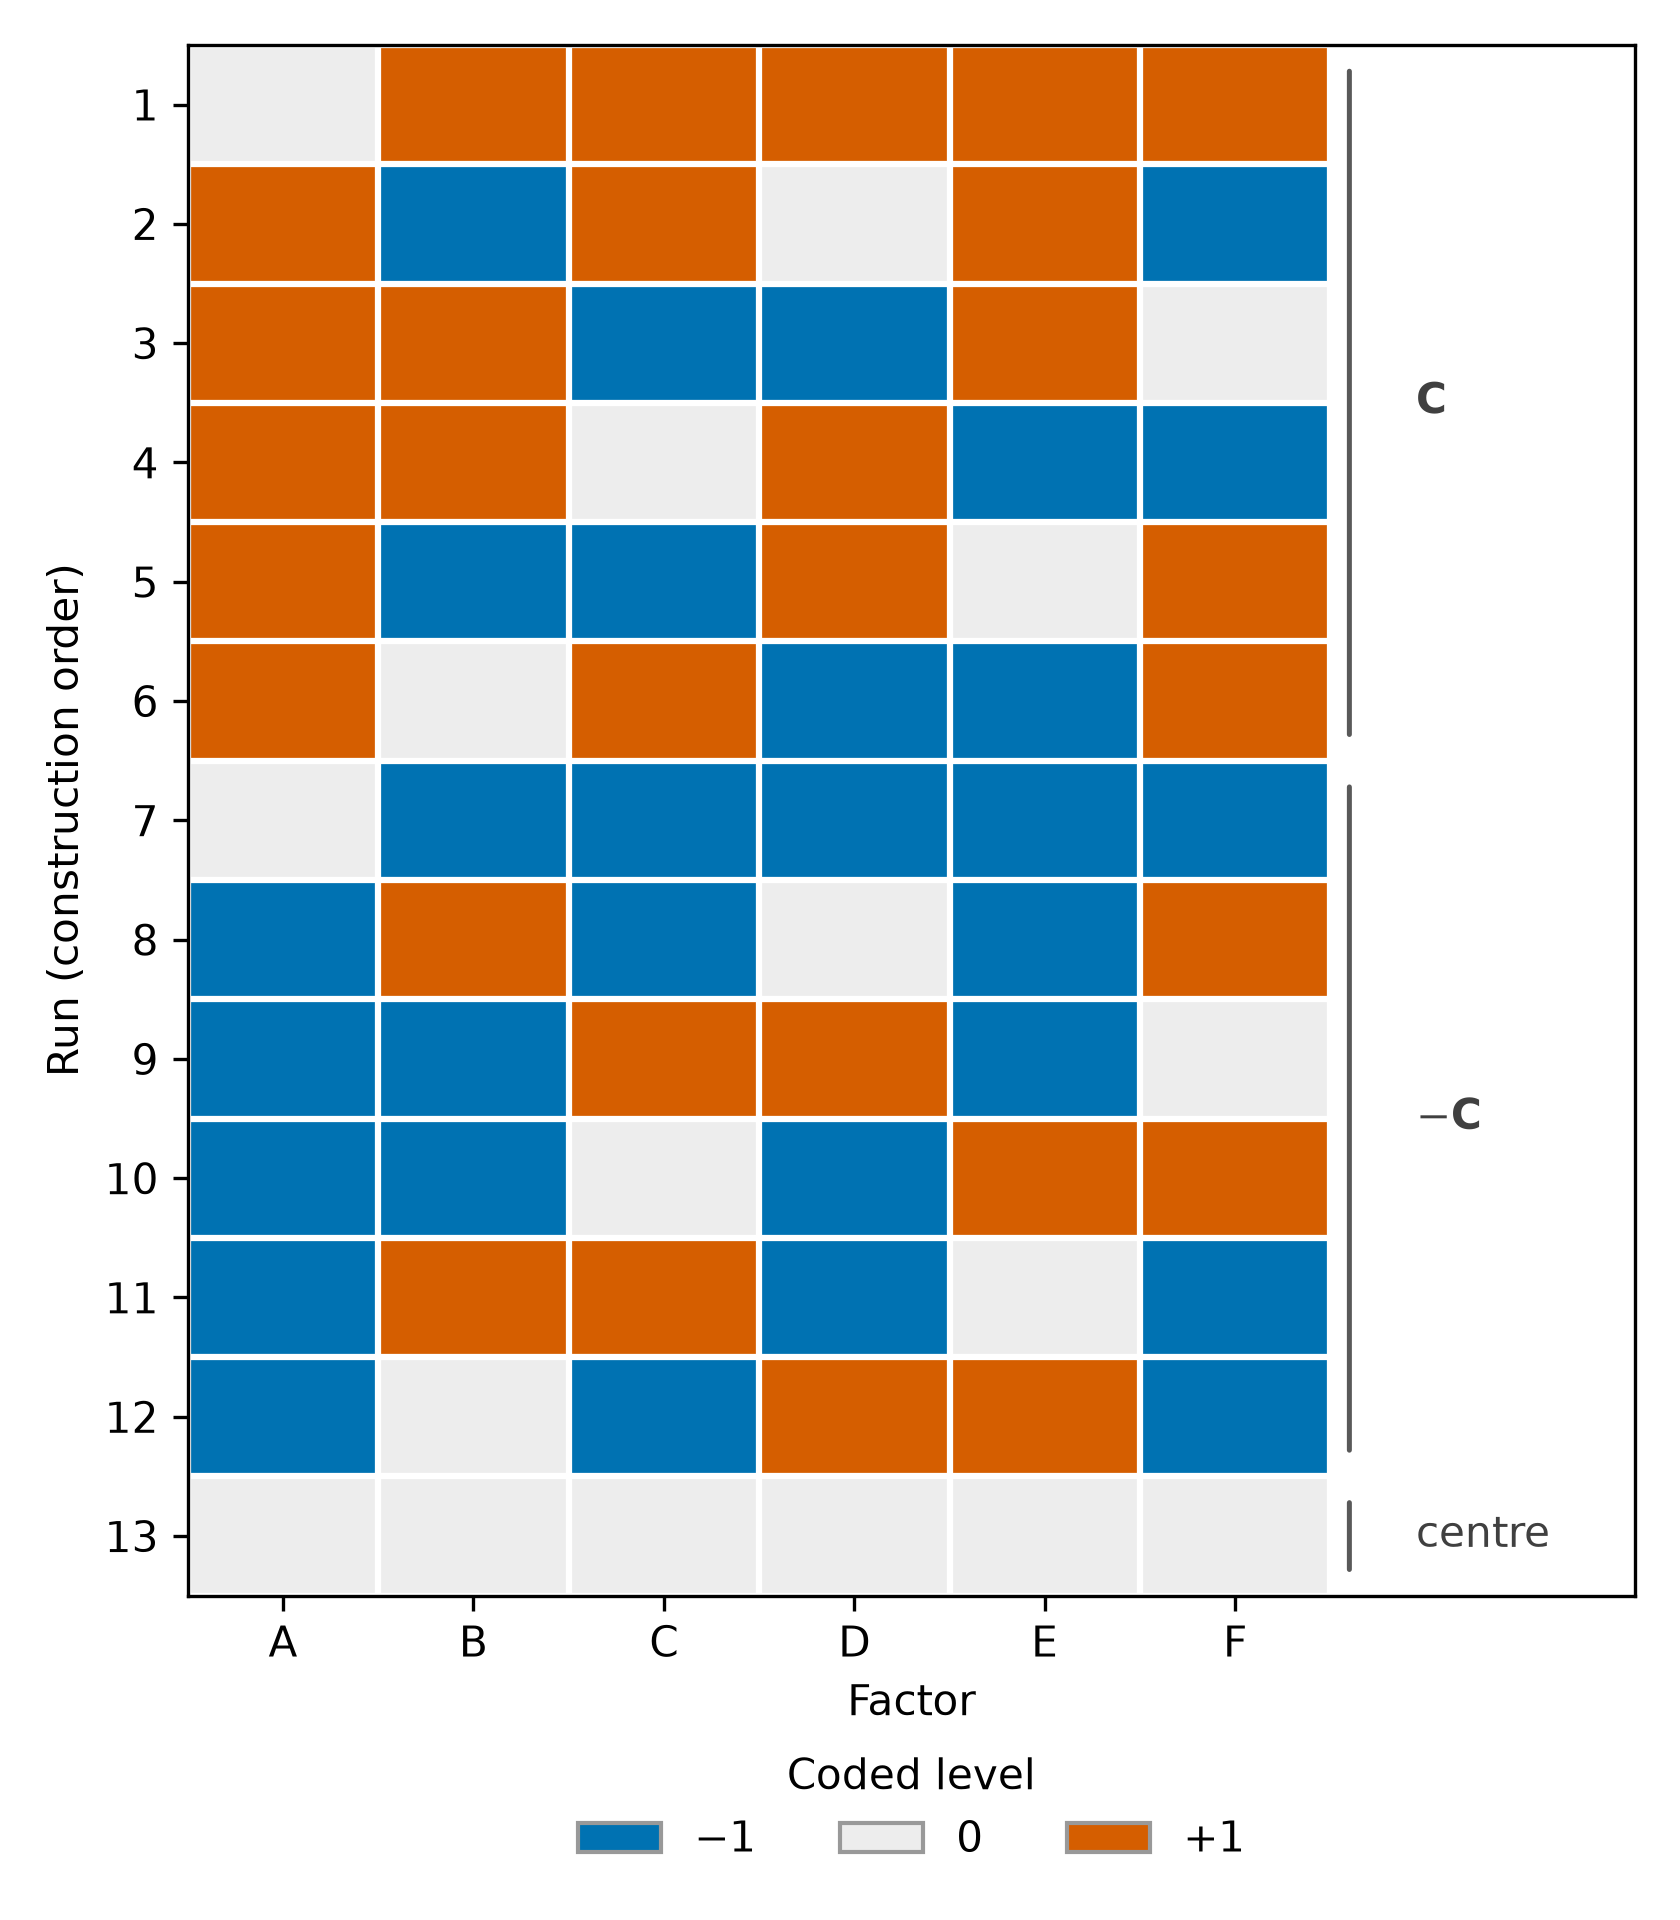

The script that saved this image:
"""Run matrix of a six-factor definitive screening design (DSD).

Illustrates the "Definitive screening designs" section of the Design and Analysis of
Experiments chapter. A six-factor DSD has 2k + 1 = 13 runs. The design is generated with
process_improve and shown in construction order [C; -C; 0]: a conference-matrix block C,
its sign-flipped mirror -C, and a single centre run of all zeros. Drawn this way the
foldover structure and the three coded levels (-1, 0, +1) of every factor are visible.

Reproducible; run from this directory to write the PNG alongside it.
"""
import numpy as np
import matplotlib.pyplot as plt
from matplotlib.colors import ListedColormap, BoundaryNorm
from matplotlib.patches import Patch
from process_improve.experiments import Factor, generate_design

# Generate the six-factor DSD (13 runs; the centre run is embedded, so center_points is
# not used here).  generate_design returns the runs in randomized execution order.
factors = [Factor(name=c, low=-1, high=1) for c in "ABCDEF"]
dsd = generate_design(factors, design_type="dsd", random_seed=42)
levels = dsd.design[dsd.factor_names].to_numpy(dtype=float)

# Reorder the runs into the construction pattern [C; -C; 0] with a transparent mirror
# pairing: the rows whose first non-zero entry is +1 form C, their negations form -C,
# and the all-zero row is the centre run.
top = [i for i, r in enumerate(levels) if r.any() and r[r != 0][0] > 0]
mirror = [next(j for j, s in enumerate(levels) if np.array_equal(s, -levels[i])) for i in top]
centre = [i for i, r in enumerate(levels) if not r.any()]
order = top + mirror + centre
matrix = levels[order]

# Three discrete colours for the coded levels -1 / 0 / +1, using the colourblind-safe
# Okabe-Ito blue / vermillion pair with a neutral grey centre.
cmap = ListedColormap(["#0072B2", "#EDEDED", "#D55E00"])
norm = BoundaryNorm([-1.5, -0.5, 0.5, 1.5], cmap.N)

fig, ax = plt.subplots(figsize=(5.6, 6.4))
ax.imshow(matrix, cmap=cmap, norm=norm, aspect="auto")

# Light grid between the cells.
ax.set_xticks(np.arange(-0.5, matrix.shape[1], 1), minor=True)
ax.set_yticks(np.arange(-0.5, matrix.shape[0], 1), minor=True)
ax.grid(which="minor", color="white", linewidth=1.5)
ax.tick_params(which="minor", length=0)

ax.set_xticks(range(matrix.shape[1]))
ax.set_xticklabels(dsd.factor_names)
ax.set_yticks(range(matrix.shape[0]))
ax.set_yticklabels(range(1, matrix.shape[0] + 1))
ax.set_xlabel("Factor")
ax.set_ylabel("Run (construction order)")

# Bracket the three blocks on the right-hand side.
k = len(top)
spans = [(0, k - 1, "$\\mathbf{C}$"),
         (k, 2 * k - 1, "$-\\mathbf{C}$"),
         (2 * k, 2 * k, "centre")]
x_b = matrix.shape[1] - 0.4
for lo, hi, label in spans:
    ax.annotate("", xy=(x_b, lo - 0.35), xytext=(x_b, hi + 0.35),
                xycoords="data", textcoords="data",
                arrowprops=dict(arrowstyle="-", color="0.35", lw=1.2),
                annotation_clip=False)
    ax.text(x_b + 0.35, (lo + hi) / 2, label, color="0.25", fontsize=10,
            ha="left", va="center", rotation=0)

ax.set_xlim(-0.5, matrix.shape[1] + 1.1)

# Legend mapping the three colours to the coded factor levels.
handles = [Patch(facecolor="#0072B2", edgecolor="0.6", label="$-1$"),
           Patch(facecolor="#EDEDED", edgecolor="0.6", label="$0$"),
           Patch(facecolor="#D55E00", edgecolor="0.6", label="$+1$")]
ax.legend(handles=handles, title="Coded level", loc="upper center",
          bbox_to_anchor=(0.5, -0.08), ncol=3, frameon=False)

fig.tight_layout()
fig.savefig("dsd-run-matrix.png", dpi=300, facecolor="w", edgecolor="w",
            orientation="portrait", format=None, transparent=True)
print("saved figure")
